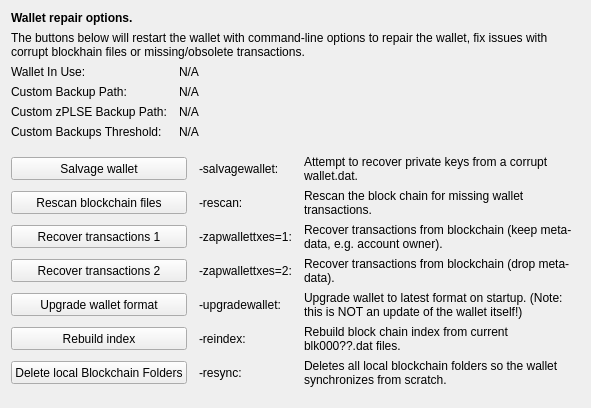
     <widget class="QWidget" name="tab_repair">
      <attribute name="title">
       <string>&amp;Wallet Repair</string>
      </attribute>
      <layout class="QGridLayout" name="gridLayout_4" columnstretch="0,0,0,0">
       <property name="horizontalSpacing">
        <number>12</number>
       </property>
       <item row="0" column="0" colspan="4">
        <widget class="QLabel" name="label_repair_header">
         <property name="font">
          <font>
           <weight>75</weight>
           <bold>true</bold>
          </font>
         </property>
         <property name="text">
          <string>Wallet repair options.</string>
         </property>
        </widget>
       </item>
       <item row="1" column="0" colspan="4">
        <widget class="QLabel" name="label_repair_helptext">
         <property name="font">
          <font>
           <weight>50</weight>
           <bold>false</bold>
          </font>
         </property>
         <property name="text">
          <string>The buttons below will restart the wallet with command-line options to repair the wallet, fix issues with corrupt blockhain files or missing/obsolete transactions.</string>
         </property>
         <property name="wordWrap">
          <bool>true</bool>
         </property>
        </widget>
       </item>
       <item row="2" column="0">
        <widget class="QLabel" name="wallet_path_label">
         <property name="text">
          <string>Wallet In Use:</string>
         </property>
        </widget>
       </item>
       <item row="2" column="1" colspan="3">
        <widget class="QLabel" name="wallet_path">
         <property name="cursor">
          <cursorShape>IBeamCursor</cursorShape>
         </property>
         <property name="text">
          <string>N/A</string>
         </property>
         <property name="textFormat">
          <enum>Qt::PlainText</enum>
         </property>
         <property name="textInteractionFlags">
          <set>Qt::LinksAccessibleByMouse|Qt::TextSelectableByKeyboard|Qt::TextSelectableByMouse</set>
         </property>
        </widget>
       </item>
       <item row="3" column="0">
        <widget class="QLabel" name="wallet_custombackuppath_label">
         <property name="text">
          <string>Custom Backup Path:</string>
         </property>
         <property name="visible">
          <bool>false</bool>
         </property>
        </widget>
       </item>
       <item row="3" column="1" colspan="3">
        <widget class="QLabel" name="wallet_custombackuppath">
         <property name="cursor">
          <cursorShape>IBeamCursor</cursorShape>
         </property>
         <property name="text">
          <string>N/A</string>
         </property>
         <property name="textFormat">
          <enum>Qt::PlainText</enum>
         </property>
         <property name="textInteractionFlags">
          <set>Qt::LinksAccessibleByMouse|Qt::TextSelectableByKeyboard|Qt::TextSelectableByMouse</set>
         </property>
         <property name="visible">
          <bool>false</bool>
         </property>
        </widget>
       </item>
       <item row="4" column="0">
        <widget class="QLabel" name="wallet_customzplsebackuppath_label">
         <property name="text">
          <string>Custom zPLSE Backup Path:</string>
         </property>
         <property name="visible">
          <bool>false</bool>
         </property>
        </widget>
       </item>
       <item row="4" column="1" colspan="3">
        <widget class="QLabel" name="wallet_customzplsebackuppath">
         <property name="cursor">
          <cursorShape>IBeamCursor</cursorShape>
         </property>
         <property name="text">
          <string>N/A</string>
         </property>
         <property name="textFormat">
          <enum>Qt::PlainText</enum>
         </property>
         <property name="textInteractionFlags">
          <set>Qt::LinksAccessibleByMouse|Qt::TextSelectableByKeyboard|Qt::TextSelectableByMouse</set>
         </property>
         <property name="visible">
          <bool>false</bool>
         </property>
        </widget>
       </item>
       <item row="5" column="0">
        <widget class="QLabel" name="wallet_custombackupthreshold_label">
         <property name="text">
          <string>Custom Backups Threshold:</string>
         </property>
         <property name="visible">
          <bool>false</bool>
         </property>
        </widget>
       </item>
       <item row="5" column="1" colspan="3">
        <widget class="QLabel" name="wallet_custombackupthreshold">
         <property name="cursor">
          <cursorShape>IBeamCursor</cursorShape>
         </property>
         <property name="text">
          <string>N/A</string>
         </property>
         <property name="textFormat">
          <enum>Qt::PlainText</enum>
         </property>
         <property name="textInteractionFlags">
          <set>Qt::LinksAccessibleByMouse|Qt::TextSelectableByKeyboard|Qt::TextSelectableByMouse</set>
         </property>
         <property name="visible">
          <bool>false</bool>
         </property>
        </widget>
       </item>
       <item row="6" column="0">
        <spacer name="verticalSpacer_repair1">
         <property name="orientation">
          <enum>Qt::Vertical</enum>
         </property>
         <property name="sizeHint" stdset="0">
          <size>
           <width>10</width>
           <height>10</height>
          </size>
         </property>
        </spacer>
       </item>
       <item row="7" column="0" colspan="2">
        <widget class="QPushButton" name="btn_salvagewallet">
         <property name="minimumSize">
          <size>
           <width>100</width>
           <height>23</height>
          </size>
         </property>
         <property name="text">
          <string>Salvage wallet</string>
         </property>
        </widget>
       </item>
       <item row="7" column="2">
        <widget class="QLabel" name="label_repair_salvage_command">
         <property name="text">
          <string notr="true">-salvagewallet:</string>
         </property>
        </widget>
       </item>
       <item row="7" column="3">
        <widget class="QLabel" name="label_repair_salvage">
         <property name="text">
          <string>Attempt to recover private keys from a corrupt wallet.dat.</string>
         </property>
         <property name="wordWrap">
          <bool>true</bool>
         </property>
        </widget>
       </item>
       <item row="8" column="0" colspan="2">
        <widget class="QPushButton" name="btn_rescan">
         <property name="minimumSize">
          <size>
           <width>100</width>
           <height>23</height>
          </size>
         </property>
         <property name="text">
          <string>Rescan blockchain files</string>
         </property>
        </widget>
       </item>
       <item row="8" column="2">
        <widget class="QLabel" name="label_repair_rescan_command">
         <property name="text">
          <string notr="true">-rescan:</string>
         </property>
        </widget>
       </item>
       <item row="8" column="3">
        <widget class="QLabel" name="label_repair_rescan">
         <property name="text">
          <string>Rescan the block chain for missing wallet transactions.</string>
         </property>
         <property name="wordWrap">
          <bool>true</bool>
         </property>
        </widget>
       </item>
       <item row="9" column="0" colspan="2">
        <widget class="QPushButton" name="btn_zapwallettxes1">
         <property name="minimumSize">
          <size>
           <width>100</width>
           <height>23</height>
          </size>
         </property>
         <property name="text">
          <string>Recover transactions 1</string>
         </property>
        </widget>
       </item>
       <item row="9" column="2">
        <widget class="QLabel" name="label_repair_zap1_command">
         <property name="text">
          <string notr="true">-zapwallettxes=1:</string>
         </property>
        </widget>
       </item>
       <item row="9" column="3">
        <widget class="QLabel" name="label_repair_zap1">
         <property name="text">
          <string>Recover transactions from blockchain (keep meta-data, e.g. account owner).</string>
         </property>
         <property name="wordWrap">
          <bool>true</bool>
         </property>
        </widget>
       </item>
       <item row="10" column="0" colspan="2">
        <widget class="QPushButton" name="btn_zapwallettxes2">
         <property name="minimumSize">
          <size>
           <width>100</width>
           <height>23</height>
          </size>
         </property>
         <property name="text">
          <string>Recover transactions 2</string>
         </property>
        </widget>
       </item>
       <item row="10" column="2">
        <widget class="QLabel" name="label_repair_zap2_command">
         <property name="text">
          <string notr="true">-zapwallettxes=2:</string>
         </property>
        </widget>
       </item>
       <item row="10" column="3">
        <widget class="QLabel" name="label_repair_zap2">
         <property name="text">
          <string>Recover transactions from blockchain (drop meta-data).</string>
         </property>
         <property name="wordWrap">
          <bool>true</bool>
         </property>
        </widget>
       </item>
       <item row="11" column="0" colspan="2">
        <widget class="QPushButton" name="btn_upgradewallet">
         <property name="minimumSize">
          <size>
           <width>100</width>
           <height>23</height>
          </size>
         </property>
         <property name="text">
          <string>Upgrade wallet format</string>
         </property>
        </widget>
       </item>
       <item row="11" column="2">
        <widget class="QLabel" name="label_repair_upgrade_command">
         <property name="text">
          <string notr="true">-upgradewallet:</string>
         </property>
        </widget>
       </item>
       <item row="11" column="3">
        <widget class="QLabel" name="label_repair_upgrade">
         <property name="text">
          <string>Upgrade wallet to latest format on startup. (Note: this is NOT an update of the wallet itself!)</string>
         </property>
         <property name="wordWrap">
          <bool>true</bool>
         </property>
        </widget>
       </item>
       <item row="12" column="0" colspan="2">
        <widget class="QPushButton" name="btn_reindex">
         <property name="minimumSize">
          <size>
           <width>100</width>
           <height>23</height>
          </size>
         </property>
         <property name="text">
          <string>Rebuild index</string>
         </property>
        </widget>
       </item>
       <item row="12" column="2">
        <widget class="QLabel" name="label_repair_reindex_command">
         <property name="text">
          <string notr="true">-reindex:</string>
         </property>
        </widget>
       </item>
       <item row="12" column="3">
        <widget class="QLabel" name="label_repair_reindex">
         <property name="text">
          <string>Rebuild block chain index from current blk000??.dat files.</string>
         </property>
         <property name="wordWrap">
          <bool>true</bool>
         </property>
        </widget>
       </item>
       <item row="13" column="0" colspan="2">
        <widget class="QPushButton" name="btn_resync">
         <property name="minimumSize">
          <size>
           <width>100</width>
           <height>23</height>
          </size>
         </property>
         <property name="text">
          <string>Delete local Blockchain Folders</string>
         </property>
        </widget>
       </item>
       <item row="13" column="2">
        <widget class="QLabel" name="label_repair_resync_command">
         <property name="text">
          <string>-resync:</string>
         </property>
        </widget>
       </item>
       <item row="13" column="3">
        <widget class="QLabel" name="label_repair_resync">
         <property name="text">
          <string>Deletes all local blockchain folders so the wallet synchronizes from scratch.</string>
         </property>
         <property name="wordWrap">
          <bool>true</bool>
         </property>
        </widget>
       </item>
       <item row="14" column="0">
        <spacer name="verticalSpacer_repair2">
         <property name="orientation">
          <enum>Qt::Vertical</enum>
         </property>
         <property name="sizeHint" stdset="0">
          <size>
           <width>20</width>
           <height>10</height>
          </size>
         </property>
        </spacer>
       </item>
      </layout>
     </widget>
